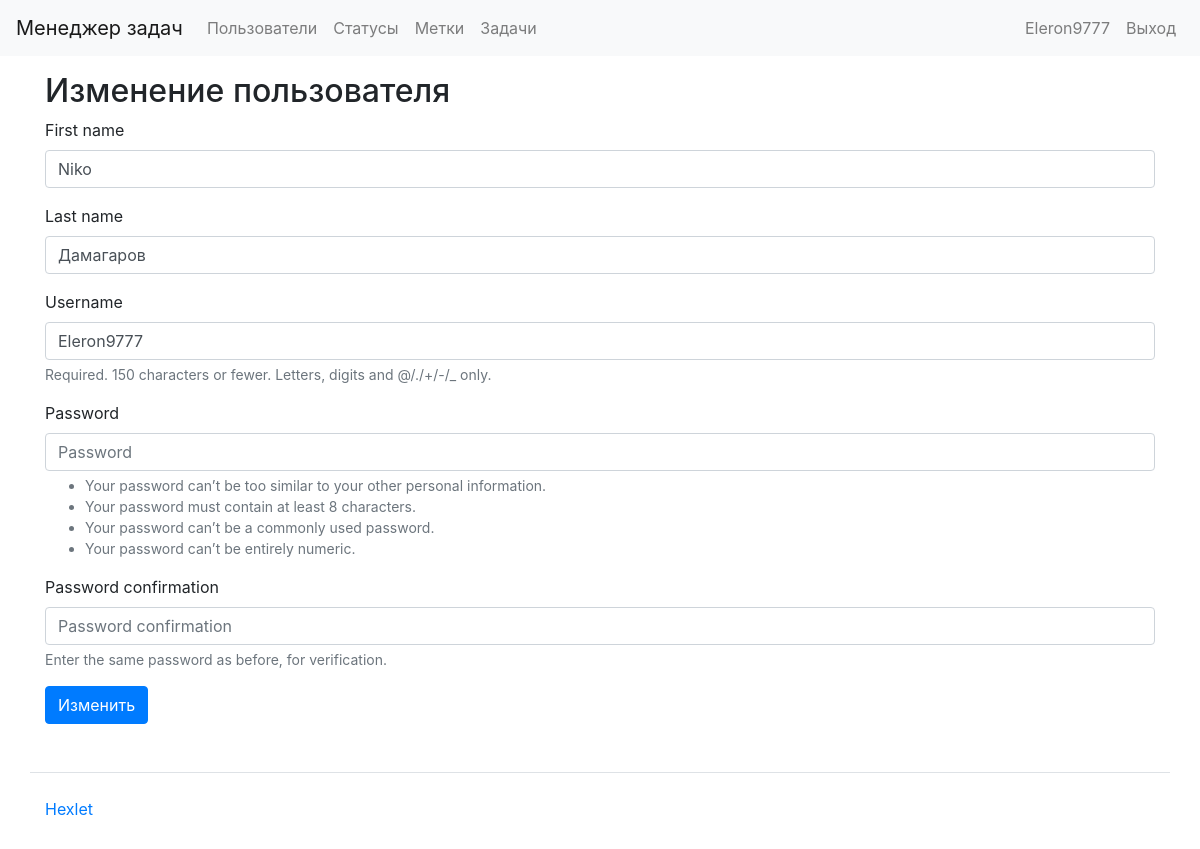
The app's page /users/1/update/ (signed in), older data.
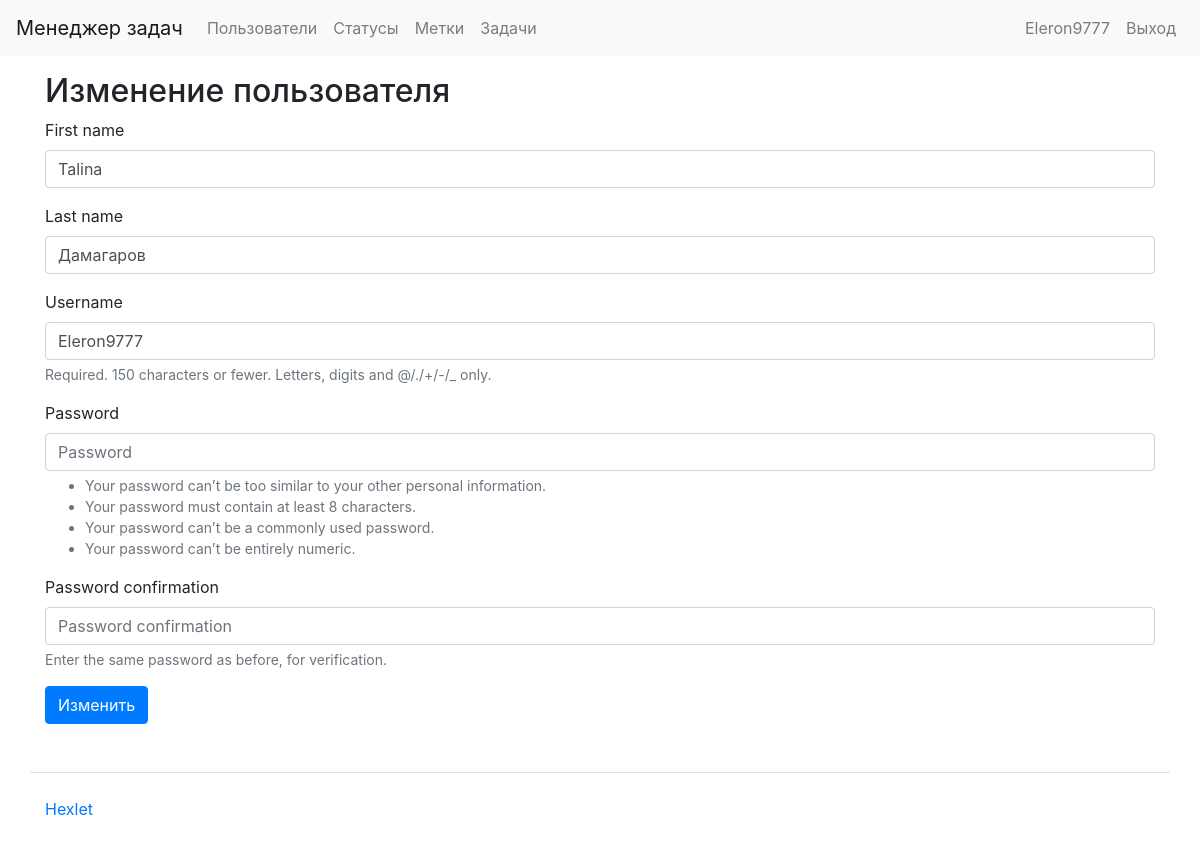
The same page, newer data.
### task_manager/users/models.py (models this page shows)
class User(AbstractUser):
    def get_absolute_url(self):
        return reverse('users:user_list')
    def __str__(self):
        return self.get_full_name()

### task_manager/users/views.py (the view)
# urls.py: path('<int:pk>/update/', views.UserUpdateFormView.as_view(), name='edit_user'),
class UserUpdateFormView(SuccessMessageMixin, LoginRequiredMixin, UserPermissionMixin, UpdateView):
    template_name = 'users/edit_user.html'
    model = get_user_model()
    form_class = UserEditForm
    success_message = 'Пользователь успешно изменен'
    permission_url = reverse_lazy('users:user_list')
    permission_message = 'У вас нет прав для изменения другого пользователя.'
    def get_context_data(self, **kwargs):
        context = super().get_context_data(**kwargs)
        context['user_form'] = self.get_form()
        return context

### task_manager/users/forms.py (shortened to what this page needs)
class UserEditForm(UserCreationForm):
    class Meta:
        model = get_user_model()
        fields = (
        'first_name', 'last_name', 'username', 'password1', 'password2')

### task_manager/users/mixins.py (called while the page is built)
    def dispatch(self, request, *args, **kwargs):
        self.object = self.get_object()
        if self.object != request.user:
            messages.error(request, self.permission_message)
            return redirect(self.permission_url)
        return super().dispatch(request, *args, **kwargs)

### task_manager/templates/users/edit_user.html (shortened to what this page needs)
{% extends 'base.html' %}
{% load i18n %}
{% load crispy_forms_tags %}
{% load bootstrap4 %}
{% block content %}
  <h2>{% trans "Modify User" %}</h2>
  <form method="post">
        {% bootstrap_form form %}
    <button type="submit" class="btn btn-primary">{% trans "Edit" %}</button>
  </form>
{% endblock %}

### task_manager/templates/header.html (shortened to what this page needs)
{% load i18n %}
<nav class="navbar navbar-expand-lg navbar-light bg-light mb-3">
  <a class="navbar-brand" href="/">{% block navbar_brand %}{% trans "Task Manager" %}{% endblock %}</a>
  <div class="collapse navbar-collapse" id="navbarToggleExternalContent">
    <ul class="navbar-nav mr-auto">
      <li class="nav-item">
        <a class="nav-link" href="/users/">{% block navlink1 %}{% trans "Users" %}{% endblock %}</a>
      </li>
      {% if user.is_authenticated %}
        <li class="nav-item">
          <a class="nav-link" href="/statuses/">{% trans "Statuses" %}</a>
        </li>
        <li class="nav-item">
          <a class="nav-link" href="/labels/">{% trans "Labels" %}</a>
        </li>
        <li class="nav-item">
          <a class="nav-link" href="/tasks/">{% trans "Tasks" %}</a>
        </li>
      {% endif %}
    </ul>
    <ul class="navbar-nav">
      {% if user.is_authenticated %}
        <li class="nav-item">
          <span class="navbar-text mr-2">{{ user.username }}</span>
        </li>
        <li class="nav-item">
          <a class="nav-link" href="{% url 'logout' %}">{% trans "Logout" %}</a>
        </li>
      {% endif %}
    </ul>
  </div>
</nav>

Row changes from the older to the newer data that the page shows:
changed User "Eleron9777": first_name "Niko" → "Talina"
